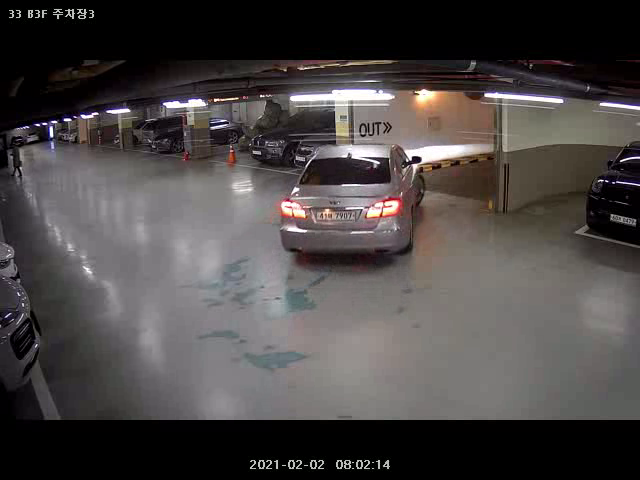
#> input picture vlcsnap-2021-02-04-10h05m23s567.png, 640 x 480 px
$ python histogram1.py
#> lines starting #> are read from the running program, lines starting #| are printed output that depends on the picture
import sys
import numpy as np
import cv2


def calcGrayHist(img):
    channels = [0]
    histSize = [256]
    histRange = [0, 256]

    hist = cv2.calcHist([img], channels, None, histSize, histRange)

    return hist


def getGrayHistImage(hist):
    histMax = np.max(hist)

    imgHist = np.full((110, 256), 255, dtype=np.uint8)
    for x in range(256):
        pt1 = (x, 100)
        pt2 = (x, 100 - int(hist[x, 0] * 100 / histMax))
        cv2.line(imgHist, pt1, pt2, 0)
        cv2.line(imgHist, (x, 101), (x, 110), x)

    #cv2.rectangle(imgHist, (0, 100), (255, 111), 0)

    return imgHist


if __name__ == '__main__':
    src = cv2.imread('vlcsnap-2021-02-04-10h05m23s567.png', cv2.IMREAD_GRAYSCALE)
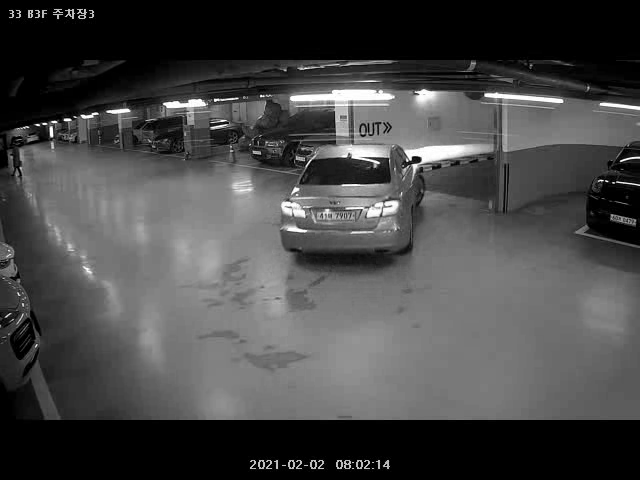
#> src: shape (480, 640); min 0, max 255, mean 71.1

    if src is None:
        print('Image load failed!')
        sys.exit()

    cv2.imshow('src', src)

    hist = calcGrayHist(src)
#> in calcGrayHist, `hist = cv2.calcHist([img], channels, None, histSize, histRange)`: hist = 256 values, max 78643 at index 0, min 7 at index 183, mean 1200
    histImg = getGrayHistImage(hist)
#> in getGrayHistImage, `histMax = np.max(hist)`: histMax = 78643
#> the loop in getGrayHistImage, `for x in range(256):` made 256 passes
#> pt2 on passes 1 to 3: (0, 0), (1, 97), (2, 98)
#> after the loop in getGrayHistImage, `for x in range(256):`:
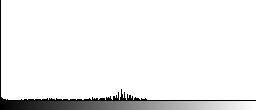
#> imgHist: shape (110, 256); min 0, max 255, mean 239.5
    cv2.imshow('histImg', histImg)
    cv2.imshow('histImg', getGrayHistImage(calcGrayHist(src)))
#> the loop in getGrayHistImage (call 2), `for x in range(256):` made 256 passes
    cv2.waitKey()

cv2.destroyAllWindows()
